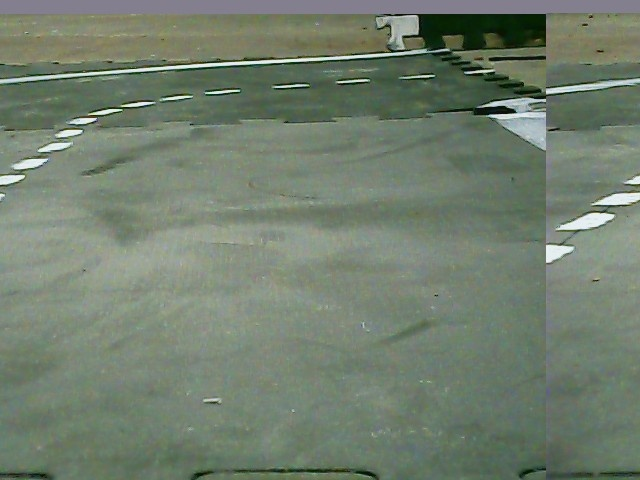
#> input picture src/client/pictures/0backward.jpg, 640 x 480 px; its folder holds only this picture in this run
$ python build_dataset.py   (older library calls are emulated)
#> lines starting #> are read from the running program, lines starting #| are printed output that depends on the picture; after the words box and inside, x2 and y2 are one past the last pixel; in counts of white or black regions, pixels touching at a corner belong together
### src/image-processing/filters.py
from PIL import Image
from scipy.misc import imsave
import numpy as np

def bin_array(numpy_array, threshold):
    """Binarize a numpy array."""
    for i in range(len(numpy_array)):
        for j in range(len(numpy_array[0])):
            if numpy_array[i][j] > threshold:
                numpy_array[i][j] = 255
            else:
                numpy_array[i][j] = 0
    return numpy_array

def bin_image(img, threshold=170):
    file = img.convert('L') # 'L' is monochrome, '1' is black and white
    file = np.array(file)
    file = bin_array(file, threshold)
    return file

def binarize(filename, threshold=170):
    """Binarize an image """
#> called with filename = 'src/client/pictures/0backward.jpg', threshold = 160
    file = Image.open(filename)
#> file is the input picture: PIL image 640x480 RGB; mean R, G, B 113.8, 126.8, 110.3
    return bin_image(file, threshold)
#> in bin_image, `file = img.convert('L') # 'L' is monochrome, '1' is black and white`:
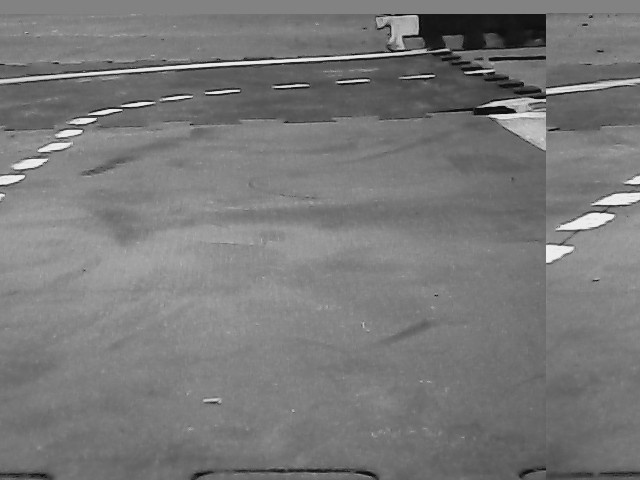
#> file: PIL image 640x480 L; min 5, max 248, mean 121
#> after the loop in bin_array, `for i in range(len(numpy_array)):`:
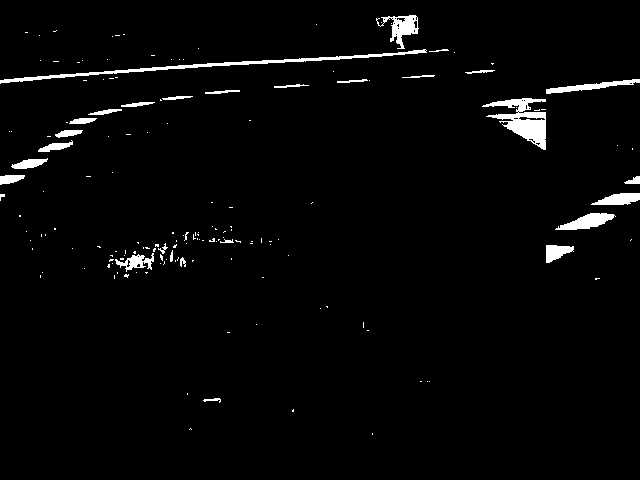
#> numpy_array: shape (480, 640); 2.5% white; 162 white regions (134 under 20 px), largest, box (x1, y1, x2, y2) and area: (482, 98, 546, 150) 1437, (0, 49, 427, 84) 1367, (376, 15, 419, 49) 582

### src/image-processing/parse.py
import os
import glob
import re
import sys

DEBUG = False
dic = {"forward": 0, "left": 1, "right": 2}

# Search for all .jpg files in a specified folder
def get_filenames(path):
    if DEBUG:
        print("Opening folder %s" % path)
    filenames = []
    for infile in glob.glob(os.path.join(path, '*.jpg')):
        if DEBUG:
            print("File is: %s" % infile)
        filenames.append(infile)
    if not filenames:
        print("Not any file found.")
        sys.exit(1)
    return filenames


class REMatcher(object):
    def __init__(self, matchstring):
        self.matchstring = matchstring

    def match(self,regexp):
        self.rematch = re.match(regexp, self.matchstring)
        return bool(self.rematch)

    def group(self,i):
        return self.rematch.group(i)


def labelize(filename):
    m = REMatcher(filename)
    if m.match(r"(.*/)*(\w+).jpg$"):
        dir = m.group(2)
        dir = re.sub("\d+", "", dir)
        if DEBUG:
            print("dir is %s" % dir)
        return dic[dir]
    else:
        print("*** Can't match filename with direction.")
        sys.exit(1)

### src/image-processing/build_dataset.py
import numpy as np
import scipy
from sklearn import svm

import filters
import parse

FOLDER = "client/"
DATASET_NAME = "pictures/"
SIZE = 80*60
DEBUG = False

files = parse.get_filenames(FOLDER + DATASET_NAME)
dataset = np.ones((len(files), SIZE))
labels = np.ones(len(files))

class Counter:
    i = 0

# Pipeline
def process_image(filename):
    img = filters.binarize(filename, 160)
    img = scipy.misc.imresize(img, (80, 60), interp="nearest")
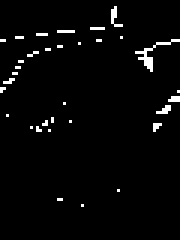
#> img: shape (80, 60) (shown 3 times larger); 2.7% white in thin lines or dots, all inside (x1, y1, x2, y2) = (0, 2, 60, 69)
    if DEBUG:
        scipy.misc.imsave(FOLDER + "tmp/" + str(Counter.i).zfill(3) + ".jpg", img)
        Counter.i += 1
    img = img.reshape(SIZE)
#> img = 4800 values, max 255 at index 158, min 0 at index 0, mean 6.85
    return img


for i, f in enumerate(files):
    print("Handling file %s" % f)
    dataset[i] = process_image(f)
    labels[i] = parse.labelize(f)
#> (the run stopped early here; a loop or call above may not have finished)

$ run again, on src/client/pictures/10right.jpg
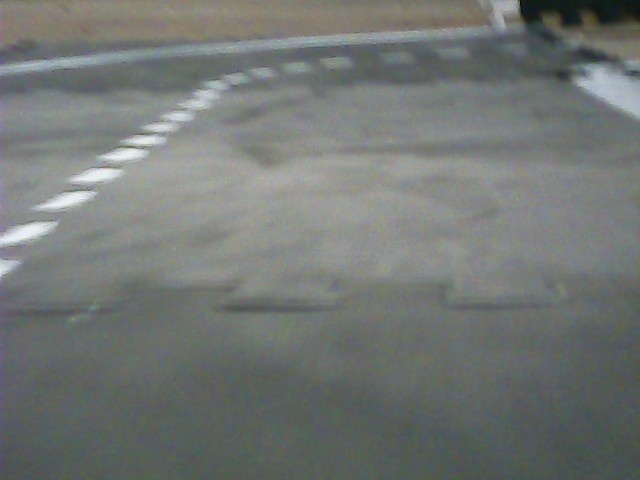
#> input picture src/client/pictures/10right.jpg, 640 x 480 px
#> in binarize, file is the input picture: PIL image 640x480 RGB; mean R, G, B 114.3, 118.6, 116.1
#> file: PIL image 640x480 L
#> after the loop in bin_array, `for i in range(len(numpy_array)):`:
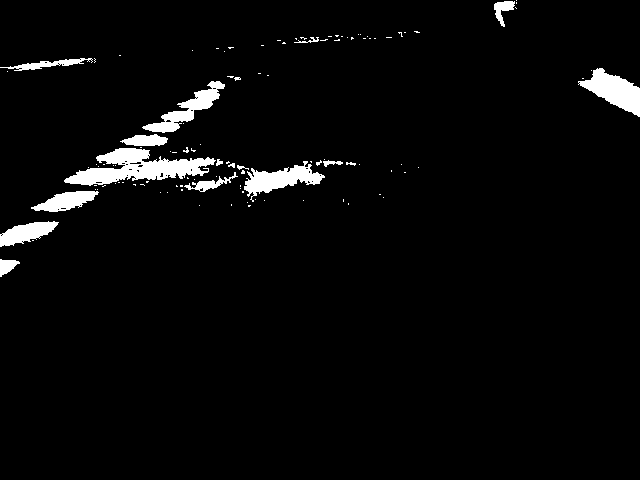
#> numpy_array: shape (480, 640); 3.5% white; 111 white regions (94 under 20 px), largest, box (x1, y1, x2, y2) and area: (64, 148, 216, 186) 2791, (578, 68, 640, 117) 1477, (244, 161, 325, 202) 1347
#> in process_image, `img = scipy.misc.imresize(img, (80, 60), interp="nearest")`:
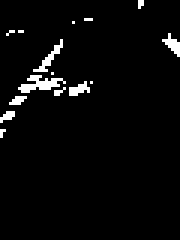
#> img: shape (80, 60) (shown 3 times larger); 3.5% white in thin lines or dots, all inside (x1, y1, x2, y2) = (0, 0, 60, 46)
#> in process_image, `img = img.reshape(SIZE)`: img = 4800 values, max 255 at index 46, min 0 at index 0, mean 8.87

$ run again, on src/client/pictures/11stop.jpg
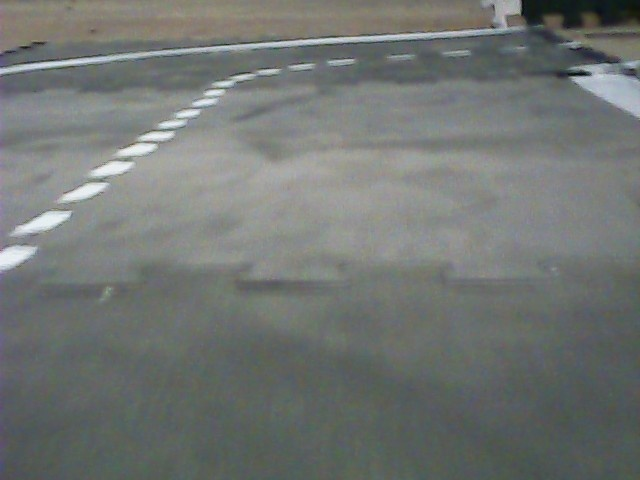
#> input picture src/client/pictures/11stop.jpg, 640 x 480 px
#> in binarize, file is the input picture: PIL image 640x480 RGB; mean R, G, B 113.6, 117.8, 115.2
#> file: PIL image 640x480 L
#> after the loop in bin_array, `for i in range(len(numpy_array)):`:
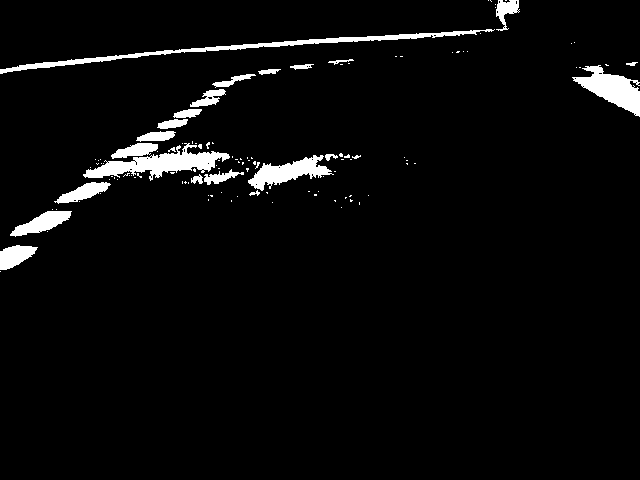
#> numpy_array: shape (480, 640); 3.9% white; 119 white regions (95 under 20 px), largest, box (x1, y1, x2, y2) and area: (83, 143, 230, 181) 2123, (0, 29, 495, 74) 2114, (572, 65, 640, 117) 1617
#> in process_image, `img = scipy.misc.imresize(img, (80, 60), interp="nearest")`:
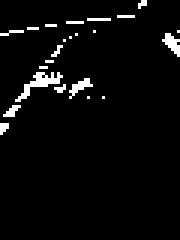
#> img: shape (80, 60) (shown 3 times larger); 3.9% white in thin lines or dots, all inside (x1, y1, x2, y2) = (0, 0, 60, 45)
#> in process_image, `img = img.reshape(SIZE)`: img = 4800 values, max 255 at index 47, min 0 at index 0, mean 9.99
